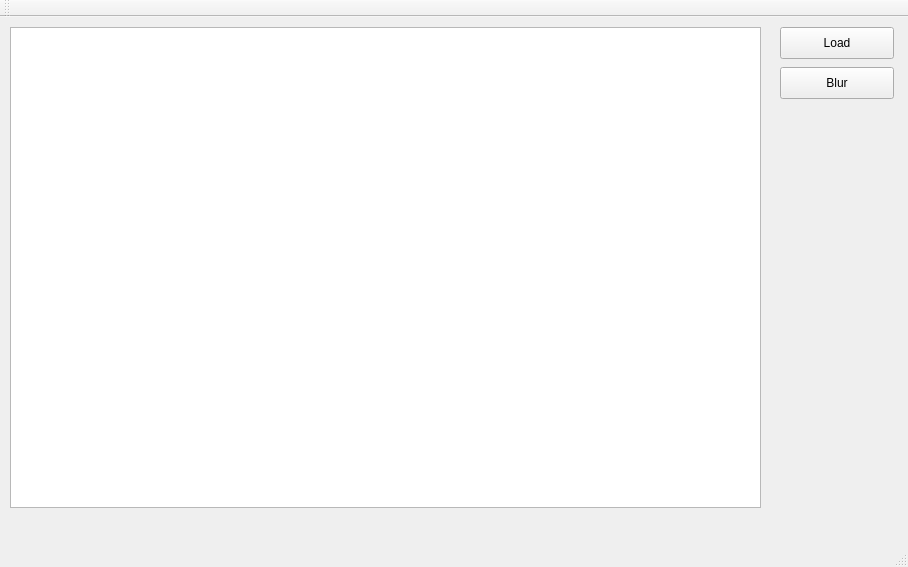
<?xml version="1.0" encoding="UTF-8"?>
<ui version="4.0">
 <class>MainWindow</class>
 <widget class="QMainWindow" name="MainWindow">
  <property name="geometry">
   <rect>
    <x>0</x>
    <y>0</y>
    <width>908</width>
    <height>567</height>
   </rect>
  </property>
  <property name="windowTitle">
   <string>MainWindow</string>
  </property>
  <widget class="QWidget" name="centralWidget">
   <widget class="QGraphicsView" name="graphicsView">
    <property name="geometry">
     <rect>
      <x>10</x>
      <y>10</y>
      <width>751</width>
      <height>481</height>
     </rect>
    </property>
   </widget>
   <widget class="QPushButton" name="openButton">
    <property name="geometry">
     <rect>
      <x>780</x>
      <y>10</y>
      <width>114</width>
      <height>32</height>
     </rect>
    </property>
    <property name="text">
     <string>Load</string>
    </property>
   </widget>
   <widget class="QPushButton" name="blurButton">
    <property name="geometry">
     <rect>
      <x>780</x>
      <y>50</y>
      <width>114</width>
      <height>32</height>
     </rect>
    </property>
    <property name="text">
     <string>Blur</string>
    </property>
   </widget>
  </widget>
  <widget class="QMenuBar" name="menuBar">
   <property name="geometry">
    <rect>
     <x>0</x>
     <y>0</y>
     <width>908</width>
     <height>22</height>
    </rect>
   </property>
  </widget>
  <widget class="QToolBar" name="mainToolBar">
   <attribute name="toolBarArea">
    <enum>TopToolBarArea</enum>
   </attribute>
   <attribute name="toolBarBreak">
    <bool>false</bool>
   </attribute>
  </widget>
  <widget class="QStatusBar" name="statusBar"/>
 </widget>
 <layoutdefault spacing="6" margin="11"/>
 <resources/>
 <connections/>
</ui>
